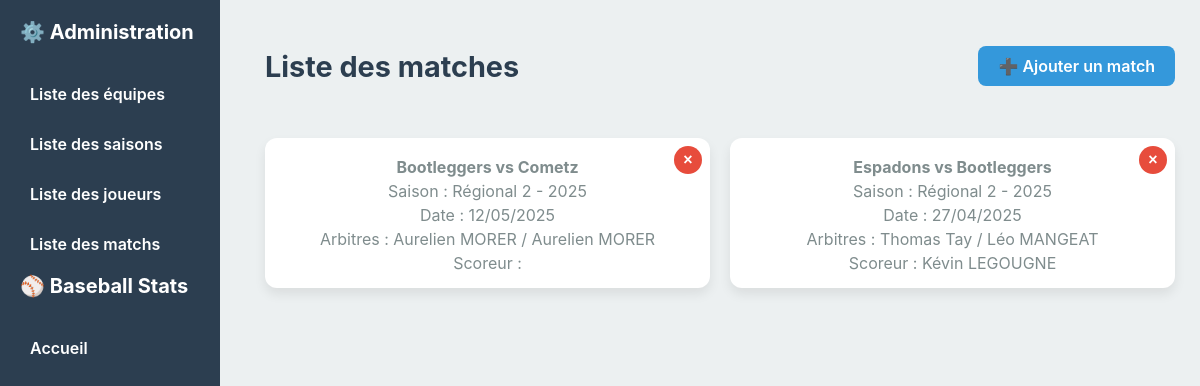
Screenshot of /matches with the database file from the repository.
### models/match.py (models this page shows)
class Match(db.Model):
    __tablename__ = 'match'
    id = db.Column(db.Integer, primary_key=True)
    season_id = db.Column(db.Integer, db.ForeignKey('season.id'))
    home_team_id = db.Column(db.Integer, db.ForeignKey('team.id'))
    away_team_id = db.Column(db.Integer, db.ForeignKey('team.id'))
    date = db.Column(db.Date, nullable=False)
    arbitre1_id = db.Column(db.Integer, db.ForeignKey('player.id'))
    arbitre2_id = db.Column(db.Integer, db.ForeignKey('player.id'))
    scoreur_id  = db.Column(db.Integer, db.ForeignKey('player.id'))
    home_team = db.relationship('Team', foreign_keys=[home_team_id])
    away_team = db.relationship('Team', foreign_keys=[away_team_id])
    season = db.relationship('Season', backref='matches')
    arbitre1 = db.relationship('Player', foreign_keys=[arbitre1_id])
    arbitre2 = db.relationship('Player', foreign_keys=[arbitre2_id])
    scoreur = db.relationship('Player', foreign_keys=[scoreur_id])
    roster = db.relationship('Roster', back_populates='match', cascade='all, delete-orphan')

### models/team.py (models this page shows)
class Team(db.Model):
    __tablename__ = 'team'
    id = db.Column(db.Integer, primary_key=True)
    name = db.Column(db.String(50), nullable=False)
    city = db.Column(db.String(50))
    image = db.Column(db.String(100))
    players = db.relationship('Player', back_populates='team', cascade="all, delete-orphan")
    seasons = db.relationship('Season', secondary=season_team, back_populates='teams')

### models/season.py (models this page shows)
class Season(db.Model):
    __tablename__ = 'season'
    id = db.Column(db.Integer, primary_key=True)
    name = db.Column(db.String(50), nullable=False)
    category = db.Column(db.String(50))
    year = db.Column(db.Integer)
    discipline = db.Column(db.String(50))
    teams = db.relationship('Team', secondary=season_team, back_populates='seasons')

### models/player.py (models this page shows)
class Player(db.Model):
    __tablename__ = 'player'
    id = db.Column(db.Integer, primary_key=True)
    first_name = db.Column(db.String(50), nullable=False)
    last_name = db.Column(db.String(50), nullable=False)
    number = db.Column(db.Integer)
    image_filename = db.Column(db.String(200), nullable=True)
    team_id = db.Column(db.Integer, db.ForeignKey('team.id'), nullable=False)
    team = db.relationship('Team', back_populates='players')

### routes/matchs.py (the view)
@matches_bp.route('/matches')
def list_matches():
    matches = Match.query.order_by(Match.date.desc()).all()
    seasons = Season.query.all()
    teams = Team.query.all()
    players = Player.query.all()
    return render_template('admin/matches/list_matches.html', matches=matches, seasons=seasons, teams=teams, players=players)

### templates/admin/matches/list_matches.html (shortened to what this page needs)
{% extends "layout/menu.html" %}
{% block head %}
<link rel="stylesheet" href="{{ url_for('static', filename='css/global.css') }}">
{% endblock %}
{% block content %}
<div class="teams-header">
    <h2>Liste des matches</h2>
    <a href="{{ url_for('matches.create_match') }}" class="btn-create">➕ Ajouter un match</a>
</div>
{% if matches %}
<div class="teams-grid">
    {% for match in matches %}
    <div class="team-card">
        <form action="{{ url_for('matches.delete_match', match_id=match.id) }}" method="post" class="delete-form"
              onsubmit="return confirm('Voulez-vous vraiment supprimer ce match ?');">
            <button type="submit" class="btn-delete">&times;</button>
        </form>
        <a href="{{ url_for('matches.edit_match', match_id=match.id) }}" class="team-link">
            <p><strong>{{ match.home_team.name }} vs {{ match.away_team.name }}</strong></p>
            <p>Saison : {{ match.season.name }} - {{ match.season.year }}</p>
            <p>Date : {{ match.date.strftime('%d/%m/%Y') }}</p>
            <p>Arbitres : {{ match.arbitre1.first_name }} {{ match.arbitre1.last_name }} / {{ match.arbitre2.first_name }} {{ match.arbitre2.last_name }} </p>
            <p>Scoreur : {{ match.scoreur.first_name }} {{ match.scoreur.last_name }}</p>
        </a>
    </div>
    {% endfor %}
</div>
{% else %}
<p class="no-teams">Aucun match enregistré pour le moment.</p>
{% endif %}
{% endblock %}

### static/css/menu.css (style rules this page uses)
:root { --primary: #2c3e50; --secondary: #ecf0f1; --accent: #3498db; --border: #dcdcdc; }
body { font-family: "Inter", sans-serif; margin: 0; padding: 0; background: var(--secondary); display: flex; min-height: 100vh; }

### static/css/global.css (style rules this page uses)
.teams-header { display: flex; justify-content: space-between; align-items: center; margin-bottom: 30px; }
.teams-header h2 { color: #2c3e50; font-size: 1.8rem; }
.btn-create { padding: 10px 20px; background: #3498db; color: #fff; border-radius: 8px; font-weight: 600; text-decoration: none; transition: background 0.2s; }
.teams-grid { display: grid; grid-template-columns: repeat(auto-fit, minmax(220px, 1fr)); gap: 20px; }
.team-card { position: relative; border-radius: 12px; box-shadow: 0 6px 12px rgba(0,0,0,0.08); background: #fff; overflow: hidden; transition: transform 0.2s, box-shadow 0.2s; }
.delete-form { position: absolute; top: 8px; right: 8px; z-index: 10; }
.btn-delete { background: #e74c3c; border: none; color: #fff; font-weight: bold; border-radius: 50%; width: 28px; height: 28px; font-size: 16px; line-height: 24px; cursor: pointer; display: flex; align-items: center; justify-content: center; transition: background 0.2s; }
.team-link { text-decoration: none; color: inherit; display: flex; flex-direction: column; align-items: center; padding: 15px; }
.team-link p { margin: 4px 0 0; color: #7f8c8d; }

### rows the page displays
Match: home_team.name "Bootleggers", away_team.name "Cometz", season.name "Régional 2", season.year "2025", date "12/05/2025", arbitre1.first_name "Aurelien", arbitre1.last_name "MORER", arbitre2.first_name "Aurelien", arbitre2.last_name "MORER"
Match: home_team.name "Espadons", away_team.name "Bootleggers", season.name "Régional 2", season.year "2025", date "27/04/2025", arbitre1.first_name "Thomas", arbitre1.last_name "Tay", arbitre2.first_name "Léo", arbitre2.last_name "MANGEAT", scoreur.first_name "Kévin", scoreur.last_name "LEGOUGNE"
